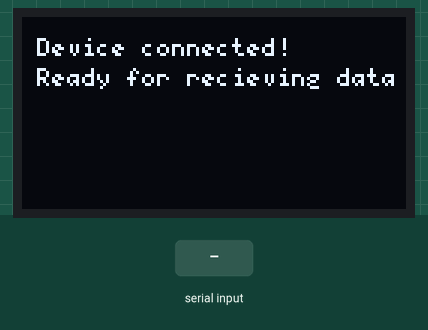
The sketch below on a simulated ESP32. Parts: 128×64 one-colour display. The inputs (shaded band) are chosen by the test bench. Nothing arrives over Bluetooth unless stated; what the sketch prints to the serial monitor is not drawn.

Above: at 2.2 s.
2.3 s: "1" received over the second serial link
At 3.2 s:
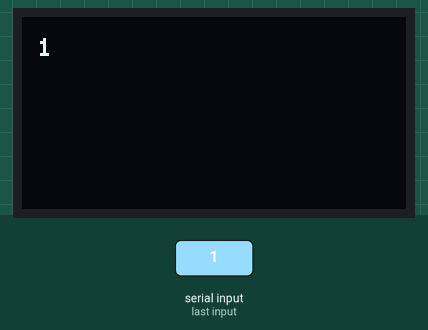
3.8 s: "0" received over the second serial link
5.3 s: "2" received over the second serial link
At 5.7 s:
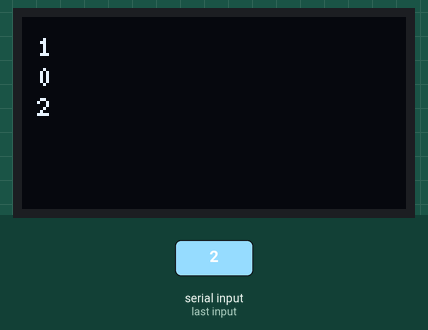
Timing chart, 0 to 8.3 s (numbered marks = the images above; inputs shaded):
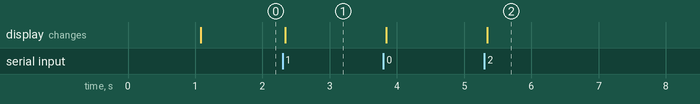

Measured:
- after the input at 2.3 s, the display: changes at once (image 1)
- after the input at 5.3 s, the display: changes at once (image 2)

The sketch:

bluetooth.ino
```cpp
#include <BluetoothSerial.h>
#include <U8g2lib.h>

String device_name = "Stupid Chip";

U8G2_SSD1306_128X64_NONAME_F_SW_I2C
u8g2(U8G2_R0, 22, 21, U8X8_PIN_NONE);

BluetoothSerial BT;

bool shouldContinue = false;

void setup()
{
  Serial.begin(9600);
  u8g2.begin();

#ifndef CONFIG_BT_ENABLED
#ifndef CONFIG_BLUEDROID_ENABLED
  u8g2.clearBuffer();
  u8g2.setFont(u8g2_font_5x7_mf);
  u8g2.drawStr(5, 13, "Bluetooth is not enabled!");
  u8g2.sendBuffer();
#endif
#endif

#ifndef CONFIG_BT_SPP_ENABLED
  u8g2.clearBuffer();
  u8g2.setFont(u8g2_font_5x7_mf);
  u8g2.drawStr(5, 13, "Serial BT unavailable or disabled");
  u8g2.sendBuffer();
#else
  BT.begin(device_name); // Bluetooth device name
  u8g2.clearBuffer();
  u8g2.setFont(u8g2_font_5x7_mf);
  String message = device_name + " started";
  u8g2.drawStr(5, 13, message.c_str());
  String message2 = "Waiting...";
  u8g2.drawStr(5, 23, message2.c_str());
  u8g2.sendBuffer();
  delay(1000);
  u8g2.clearBuffer();
  shouldContinue = true;
#endif
}

int y = 13; // Initial y-coordinate for the text
bool isConnected = false;
bool confirm = false;

void loop()
{
  if (shouldContinue == true)
  {
    if (BT.hasClient() && isConnected == false)
    {
      // Print the connection message on the OLED display at y = 13
      u8g2.clearBuffer();
      u8g2.setFont(u8g2_font_5x7_mf);
      String message = "Device connected!";
      u8g2.drawStr(5, 13, message.c_str());
      String message2 = "Ready for recieving data";
      u8g2.drawStr(5, 23, message2.c_str());
      u8g2.sendBuffer();
      isConnected = true;
      confirm = true;
      y = 13;
    }

    if (BT.hasClient() == false && isConnected == true)
    {
      u8g2.clearBuffer();
      u8g2.setFont(u8g2_font_5x7_mf);
      String message = "Device disconnected";
      u8g2.drawStr(5, 13, message.c_str());
      String message2 = "Waiting...";
      u8g2.drawStr(5, 23, message2.c_str());
      u8g2.sendBuffer();
      isConnected = false;
    }

    if (BT.available())
    {
      if (confirm == true)
      {
        u8g2.clearBuffer();
        confirm = false;
      }
      String message = "";
      while (BT.available())
      {
        char received = BT.read();
        Serial.write(received);
        message += String(received);
      }

      // Clear the buffer if the next message will exceed the display height
      if (y > 63)
      {
        u8g2.clearBuffer();
        y = 13; // Reset the y-coordinate
      }

      // Print the received data on the OLED display
      u8g2.setFont(u8g2_font_5x7_mf);
      u8g2.drawStr(5, y, message.c_str());
      u8g2.sendBuffer();
      y += 10; // Increment the y-coordinate for the next message
    }

    delay(20);
  }
}
```
